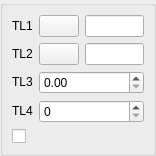
<ui version="4.0" >
 <class>DlgRef_2Sel2Spin1Check_QTD</class>
 <widget class="QWidget" name="DlgRef_2Sel2Spin1Check_QTD" >
  <property name="geometry" >
   <rect>
    <x>0</x>
    <y>0</y>
    <width>156</width>
    <height>143</height>
   </rect>
  </property>
  <property name="windowTitle" >
   <string/>
  </property>
  <layout class="QGridLayout" >
   <property name="leftMargin" >
    <number>0</number>
   </property>
   <property name="topMargin" >
    <number>0</number>
   </property>
   <property name="rightMargin" >
    <number>0</number>
   </property>
   <property name="bottomMargin" >
    <number>0</number>
   </property>
   <property name="horizontalSpacing" >
    <number>0</number>
   </property>
   <property name="verticalSpacing" >
    <number>0</number>
   </property>
   <item row="0" column="0" >
    <widget class="QGroupBox" name="GroupBox1" >
     <property name="title" >
      <string/>
     </property>
     <layout class="QGridLayout" >
      <property name="leftMargin" >
       <number>9</number>
      </property>
      <property name="topMargin" >
       <number>9</number>
      </property>
      <property name="rightMargin" >
       <number>9</number>
      </property>
      <property name="bottomMargin" >
       <number>9</number>
      </property>
      <property name="horizontalSpacing" >
       <number>6</number>
      </property>
      <property name="verticalSpacing" >
       <number>6</number>
      </property>
      <item row="4" column="0" colspan="3" >
       <widget class="QCheckBox" name="CheckButton1" >
        <property name="text" >
         <string/>
        </property>
       </widget>
      </item>
      <item row="3" column="1" colspan="2" >
       <widget class="SalomeApp_IntSpinBox" name="SpinBox_DY" />
      </item>
      <item row="2" column="1" colspan="2" >
       <widget class="SalomeApp_DoubleSpinBox" name="SpinBox_DX" />
      </item>
      <item row="3" column="0" >
       <widget class="QLabel" name="TextLabel4" >
        <property name="sizePolicy" >
         <sizepolicy vsizetype="Fixed" hsizetype="Fixed" >
          <horstretch>0</horstretch>
          <verstretch>0</verstretch>
         </sizepolicy>
        </property>
        <property name="text" >
         <string>TL4</string>
        </property>
        <property name="wordWrap" >
         <bool>false</bool>
        </property>
       </widget>
      </item>
      <item row="2" column="0" >
       <widget class="QLabel" name="TextLabel3" >
        <property name="sizePolicy" >
         <sizepolicy vsizetype="Fixed" hsizetype="Fixed" >
          <horstretch>0</horstretch>
          <verstretch>0</verstretch>
         </sizepolicy>
        </property>
        <property name="text" >
         <string>TL3</string>
        </property>
        <property name="wordWrap" >
         <bool>false</bool>
        </property>
       </widget>
      </item>
      <item row="0" column="1" >
       <widget class="QPushButton" name="PushButton1" >
        <property name="sizePolicy" >
         <sizepolicy vsizetype="Fixed" hsizetype="Fixed" >
          <horstretch>0</horstretch>
          <verstretch>0</verstretch>
         </sizepolicy>
        </property>
        <property name="text" >
         <string/>
        </property>
       </widget>
      </item>
      <item row="1" column="1" >
       <widget class="QPushButton" name="PushButton2" >
        <property name="sizePolicy" >
         <sizepolicy vsizetype="Fixed" hsizetype="Fixed" >
          <horstretch>0</horstretch>
          <verstretch>0</verstretch>
         </sizepolicy>
        </property>
        <property name="text" >
         <string/>
        </property>
       </widget>
      </item>
      <item row="1" column="2" >
       <widget class="QLineEdit" name="LineEdit2" />
      </item>
      <item row="0" column="2" >
       <widget class="QLineEdit" name="LineEdit1" />
      </item>
      <item row="0" column="0" >
       <widget class="QLabel" name="TextLabel1" >
        <property name="sizePolicy" >
         <sizepolicy vsizetype="Fixed" hsizetype="Fixed" >
          <horstretch>0</horstretch>
          <verstretch>0</verstretch>
         </sizepolicy>
        </property>
        <property name="text" >
         <string>TL1</string>
        </property>
        <property name="wordWrap" >
         <bool>false</bool>
        </property>
       </widget>
      </item>
      <item row="1" column="0" >
       <widget class="QLabel" name="TextLabel2" >
        <property name="sizePolicy" >
         <sizepolicy vsizetype="Fixed" hsizetype="Fixed" >
          <horstretch>0</horstretch>
          <verstretch>0</verstretch>
         </sizepolicy>
        </property>
        <property name="text" >
         <string>TL2</string>
        </property>
        <property name="wordWrap" >
         <bool>false</bool>
        </property>
       </widget>
      </item>
     </layout>
    </widget>
   </item>
  </layout>
 </widget>
 <layoutdefault spacing="6" margin="11" />
 <pixmapfunction>qPixmapFromMimeSource</pixmapfunction>
 <customwidgets>
  <customwidget>
   <class>SalomeApp_DoubleSpinBox</class>
   <extends>QDoubleSpinBox</extends>
   <header location="global" >gui/SalomeApp_DoubleSpinBox.h</header>
  </customwidget>
  <customwidget>
   <class>SalomeApp_IntSpinBox</class>
   <extends>QSpinBox</extends>
   <header location="global" >gui/SalomeApp_IntSpinBox.h</header>
  </customwidget>
 </customwidgets>
 <tabstops>
  <tabstop>PushButton1</tabstop>
  <tabstop>LineEdit1</tabstop>
  <tabstop>PushButton2</tabstop>
  <tabstop>LineEdit2</tabstop>
  <tabstop>SpinBox_DX</tabstop>
  <tabstop>SpinBox_DY</tabstop>
  <tabstop>CheckButton1</tabstop>
 </tabstops>
 <resources/>
 <connections/>
</ui>
